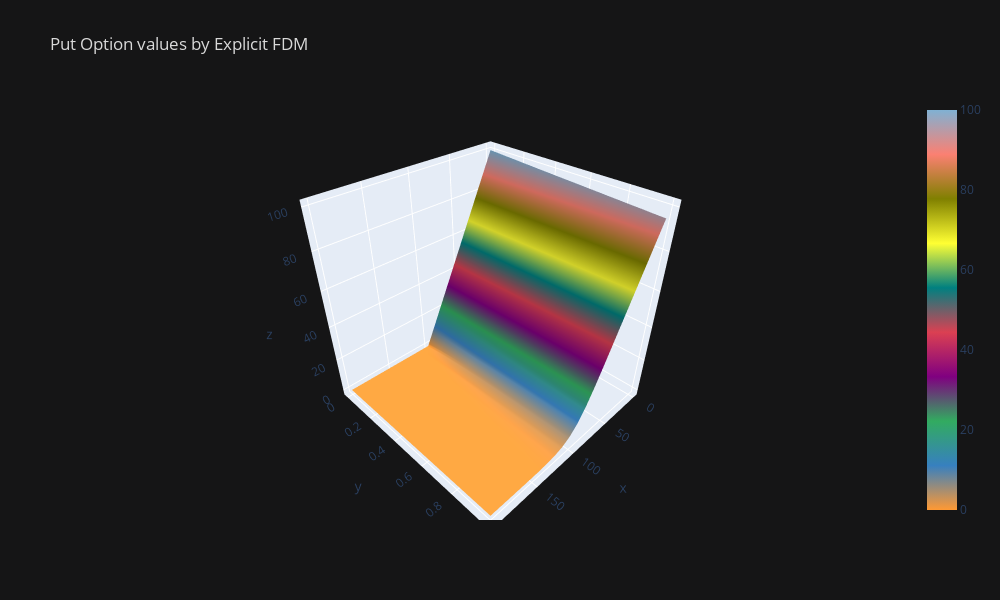

The code cell stored with this chart in its notebook:
### Code cell
# Visualize the plot for put option
fdm_puts.iplot(kind='surface', title='Put Option values by Explicit FDM')

### Figure 1 — Plotly figure (JSON) as saved in the notebook; plotly's stock layout.template omitted (floating-point values rounded to 4 significant figures; data arrays with more than 128 entries replaced by an {"elided": "..."} marker saying what was removed)
{"data": [{"colorscale": [[0, "rgb(255, 153, 51)"], [0.1111, "rgb(55, 128, 191)"], [0.2222, "rgb(50, 171, 96)"], [0.3333, "rgb(128, 0, 128)"], [0.4444, "rgb(219, 64, 82)"], [0.5556, "rgb(0, 128, 128)"], [0.6667, "rgb(255, 255, 51)"], [0.7778, "rgb(128, 128, 0)"], [0.8889, "rgb(251, 128, 114)"], [1, "rgb(128, 177, 211)"]], "type": "surface", "x": [0, 10, 20, 30, 40, 50, 60, 70, 80, 90, 100, 110, 120, 130, 140, 150, 160, 170, 180, 190, 200], "y": [0, 0.06, 0.11, 0.17, 0.22, 0.28, 0.33, 0.39, 0.44, 0.5, 0.56, 0.61, 0.67, 0.72, 0.78, 0.83, 0.89, 0.94, 1], "z": {"elided": "19x21 float values"}}], "layout": {"height": 600, "legend": {"bgcolor": "#151516", "font": {"color": "#D9D9D9"}}, "paper_bgcolor": "#151516", "plot_bgcolor": "#151516", "title": {"font": {"color": "#D9D9D9"}, "text": "Put Option values by Explicit FDM"}, "width": 1000, "xaxis": {"gridcolor": "#434343", "showgrid": true, "tickfont": {"color": "#C2C2C2"}, "title": {"font": {"color": "#D9D9D9"}, "text": ""}, "zerolinecolor": "#666570"}, "yaxis": {"gridcolor": "#434343", "showgrid": true, "tickfont": {"color": "#C2C2C2"}, "title": {"font": {"color": "#D9D9D9"}, "text": ""}, "zerolinecolor": "#666570"}}}
